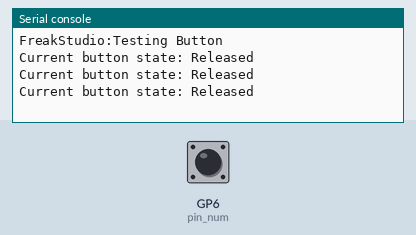
This program was run on a simulated Raspberry Pi Pico running MicroPython. Parts: the last lines printed to the serial console. Inputs (shaded band) come from the test bench; at power-on: GP6 (pin_num) HIGH.

Above: at 4.2 s.
4.3 s: GP6 (pin_num) pulled LOW for 0.15 s
At 4.48 s:
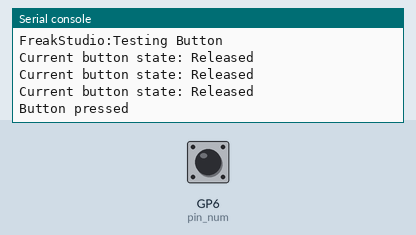
6.0 s: GP6 (pin_num) pulled LOW for 1 s
At 6.9 s:
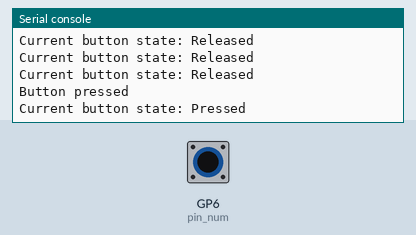

The program:

main.py
```python
# Python env   : MicroPython v1.23.0
# -*- coding: utf-8 -*-
# @Time    : 2025/8/28 上午11:22
# @Author  : ben0i0d
# @File    : main.py
# @Description : 触控按键驱动测试文件

# ======================================== 导入相关模块 =========================================

# 导入时间相关模块
import time

# 导入按钮驱动模块
from touchkey import TouchKey

# ======================================== 全局变量 ============================================

# ======================================== 功能函数 ============================================


def on_press():
    print("Button pressed")


def on_release():
    print("Button released")


# ======================================== 自定义类 ============================================

# ======================================== 初始化配置 ===========================================

# 上电延时3s
time.sleep(3)
print("FreakStudio:Testing Button")

# 创建 TouchKey 对象
button = TouchKey(pin_num=6, idle_state=TouchKey.high, debounce_time=50, press_callback=on_press, release_callback=on_release)

# ========================================  主程序  ============================================

try:
    while True:
        state = button.get_state()
        print("Current button state:", "Pressed" if state else "Released")
        time.sleep(0.5)

except KeyboardInterrupt:
    print("Exit button test program")
```

touchkey.py
```python
# Python env   : MicroPython v1.23.0 on Raspberry Pi Pico
# -*- coding: utf-8 -*-
# @Time    : 2025/4/18
# @Author  : zker
# @File    : touchkey.py
# @Description : 触控按键库函数

__version__ = "0.1.0"
__author__ = "zker"
__license__ = "MIT"
__platform__ = "MicroPython v1.23"

# ======================================== 导入相关模块 =========================================

# 导入MicroPython的引脚和定时器控制模块
from machine import Pin, Timer

# ======================================== 全局变量 ============================================

# ======================================== 功能函数 ============================================

# ======================================== 自定义类 ============================================


class TouchKey:
    """
        TouchButton 类用于控制机械或触摸按键，通过更改函数参数的值来更改闲置状态电平，

        Attributes:
            pin_num:用于控制片选引脚的GPIO对象。
            idle_stete:用于设置空闲状态电平（high = 1， low = 0）
            debounce_time:用于设置防抖电平（默认50ms）


        Methods:
             __init__(self, pin_num: int, idle_state: int, debounce_time: int=50, press_callback: callable=None, release_callback: callable=None):
                 初始化TouchKey实列，配置连接端口，空闲状态电平，防抖时间。
             _irq_handler(self, pin):
                 检测并配置定时器
             _debounce_handler(self):
                设置按键的防抖时间，范围为）到100
             get_state(self):
                状态获取函数

    ==========================================
        TouchButton Class is used Controls mechanical or touch buttons by modifying the idle state level through function parameter values.

        Attributes:
            pin_num: GPIO object for controlling the chip-select pin.
            idle_state: Sets the idle state level (high = 1, low = 0).
            debounce_time: Sets the debounce time (default: 50 ms).
            press_callback: Callback function triggered on button press.
            release_callback: Callback function triggered on button release.

    """

    high, low = (1, 0)

    def __init__(self, pin_num: int, idle_state: int, debounce_time: int = 50, press_callback: callable = None, release_callback: callable = None):
        """
        初始化TouchButton 实列 。

        该实列用于控制机械或触摸按键，通过更改函数参数的值来更改闲置状态电平。

        Args:
            pin_num（int）:接收按键信号GPIO编号，用于提供输出信号
            idle_stete（int）:用于设置空闲状态电平（high = 1， low = 0）
            debounce_time（int）:用于设置防抖电平（默认50ms）
            press_callback:按下回调函数
            release_callback:松开回调函数

        Returns:
               None: 此方法没有返回值。

        Raises:
                None: 该方法不抛出异常。

         =================================

        Initialize a TouchButton instance

        This instance is used to control mechanical or touch buttons by modifying the idle state level through function parameter values.

        Args:
            pin_num: GPIO object for controlling the chip-select pin.
            idle_ state: Sets the idle state level (high = 1, low = 0).
            debounce_time: Sets the debounce time (default: 50 ms).
            press_callback: Callback function triggered on button press.
            release_callback: Callback function triggered on button release.

        Returns:
            None: This method does not return any value.

        Raises:
            None: This method does not raise any exceptions.

        """
        # 对入口参数进行限定与判断
        if not isinstance(pin_num, int):
            print("The pin_num must be int ")
            return
        if idle_state not in (TouchKey.low, TouchKey.high):
            print("The idle_state must be low or high")
            return
        if not isinstance(debounce_time, int) or debounce_time <= 0 or debounce_time > 100:
            print("The debounce_time must be between 0 and 100")
            return

        # 初始化idle_state为入口参数
        self.idle_state = idle_state
        # 初始化debounce_time为入口参数
        self.debounce_time = debounce_time
        # 初始化press_callback为对应函数
        self.press_callback = press_callback
        # 初始化release_callback为对应函数
        self.release_callback = release_callback

        # 根据空闲状态配置引脚的上拉/下拉电阻
        pull = Pin.PULL_UP if idle_state == 1 else Pin.PULL_DOWN
        self.pin = Pin(pin_num, Pin.IN, pull)

        # 初始化稳定状态为当前实际引脚值
        self.last_stable_state = self.pin.value()

        # 配置双边缘触发中断
        self.pin.irq(
            # 设置中断触发的条件
            trigger=Pin.IRQ_RISING | Pin.IRQ_FALLING,
            # 定义中断发生时执行的函数
            handler=self._irq_handler,
        )

        # 防抖定时器None表示未激活
        self.debounce_timer = None

    def _irq_handler(self, pin):
        """
        设置定时器相关参数。

        该方法用于设置定时器，若没有定时器则会生成虚拟定时器

         Args:
             pin(int):引脚编号,此值应该为MCU的合法有效数值

         Returns:
             None: 此方法没有返回值

        Raises:
            PinError:如果输入的值不是合法的数值，将抛出异常

        =====================================

        Set timer-related parameters

        This method configures the timer. If no physical timer exists, it creates a virtual timer.

        Args:
            pin (int): Pin number, which must be a valid and legal value for the MCU.

        Returns:
            None: This method does not return a value.

        Raises:
            PinError: Raised if the input value is invalid.
        """
        # 检查是否存在定时器，若参数不为None则执行销毁
        if self.debounce_timer:
            self.debounce_timer.deinit()
        # 建立虚拟定时器
        self.debounce_timer = Timer(-1)
        self.debounce_timer.init(
            # 设置等待时间
            period=self.debounce_time,
            # 单触发模式
            mode=Timer.ONE_SHOT,
            # 时间到后执行函数
            callback=lambda t: self._debounce_handler(),
        )

    def _debounce_handler(self):
        """
        防抖时间结束执行

        该方法通过状态判断来检测按键是否被按下或者释放

        Args:
            None:这个方法没有参数

        :return:
            None:这个方法没有返回值

        =====================================
        Handle debounce completion

        This method checks the button state after the debounce time has elapsed to detect press or release events.

        Args:
            None: This method takes no arguments.

        Returns:
            None: This method returns no value.

        """
        current_value = self.pin.value()
        if current_value != self.last_stable_state:
            # 状态变化有效
            # 检测当前状态电平
            if current_value == self.idle_state:
                if self.release_callback:
                    # 松开回调
                    self.release_callback()
            else:
                if self.press_callback:
                    # 按下回调
                    self.press_callback()
            # 更新稳定状态记录
            self.last_stable_state = current_value
        self.debounce_timer = None

    def get_state(self):
        """
        此方法用于获取状态

        Args:
            None:这个方法没有参数

        Returns:
            idle_state:返回按键当前的电平状态

        =====================================
        Retrieves the current state

        This method is used to obtain the current electrical level state of the button.

        Args:
            None: This method takes no arguments.

        Returns:
            idle_state (int): Returns the current idle state level of the button 。

        """
        return self.last_stable_state != self.idle_state


# ======================================== 初始化配置 ==========================================

# ========================================  主程序  ===========================================
```

Measured:
- after the input at 4.3 s, the serial console: prints a new line after 0.05 s (image 1)
- after the input at 6.0 s, the serial console: prints a new line after 0.50 s (image 2)
